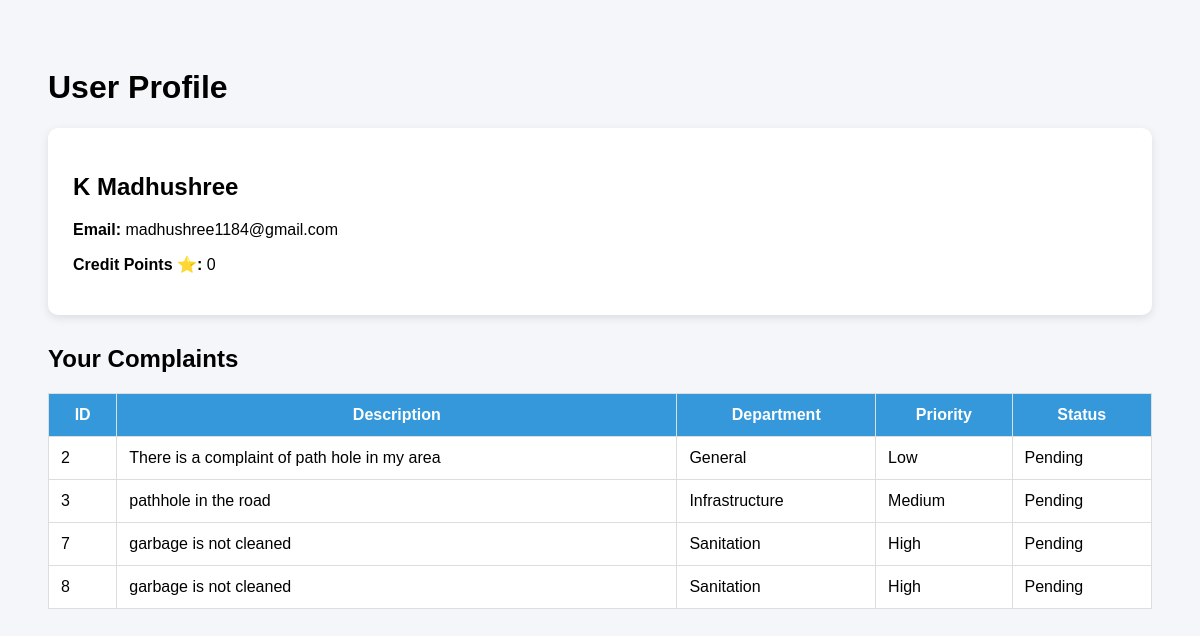
The page /profile (signed in) on the database its author committed.
### models.py (models this page shows)
class User(db.Model):
    id = db.Column(db.Integer, primary_key=True)
    name = db.Column(db.String(100))
    email = db.Column(db.String(100), unique=True)
    password = db.Column(db.String(100))
    credit_points = db.Column(db.Integer, default=0)

class Complaint(db.Model):
    id = db.Column(db.Integer, primary_key=True)
    user_id = db.Column(db.Integer)
    description = db.Column(db.Text)
    category = db.Column(db.String(100))
    department = db.Column(db.String(100))
    priority = db.Column(db.String(50))
    latitude = db.Column(db.String(50))
    longitude = db.Column(db.String(50))
    photo = db.Column(db.String(200))
    status = db.Column(db.String(50))

### app.py (the view)
@app.route("/profile")
def profile():
    if "user_id" not in session:
        return redirect("/login")
    user = User.query.get(session["user_id"])
    user_complaints = Complaint.query.filter_by(
        user_id=session["user_id"]
    ).all()
    return render_template(
        "profile.html",
        user=user,
        complaints=user_complaints
    )

### templates/profile.html (shortened to what this page needs)
<!DOCTYPE html>
<html>
<head>
</head>
<body>
<h1>User Profile</h1>
<div class="profile-card">
<h2>{{ user.name }}</h2>
<p><b>Email:</b> {{ user.email }}</p>
<p><b>Credit Points ⭐:</b> {{ user.credit_points }}</p>
</div>
<h2>Your Complaints</h2>
<table>
<tr>
<th>ID</th>
<th>Description</th>
<th>Department</th>
<th>Priority</th>
<th>Status</th>
</tr>
{% for c in complaints %}
<tr>
<td>{{ c.id }}</td>
<td>{{ c.description }}</td>
<td>{{ c.department }}</td>
<td>{{ c.priority }}</td>
<td>{{ c.status }}</td>
</tr>
{% endfor %}
</table>
</body>
</html>

### templates/profile.html (style rules this page uses)
body { font-family:Arial; background:#f4f6f9; padding:40px; }
.profile-card { background:white; padding:25px; border-radius:10px; box-shadow:0 3px 10px rgba(0,0,0,0.1); margin-bottom:30px; }
table { width:100%; border-collapse:collapse; background:white; }
th,td { padding:12px; border:1px solid #ddd; }
th { background:#3498db; color:white; }

### rows shown on the page
User: name "K Madhushree", email "madhushree1184@gmail.com", credit_points "0"
Complaint: id "2", description "There is a complaint of path hole in my area", department "General", priority "Low", status "Pending"
Complaint: id "3", description "pathhole in the road", department "Infrastructure", priority "Medium", status "Pending"
Complaint: id "7", description "garbage is not cleaned", department "Sanitation", priority "High", status "Pending"
Complaint: id "8", description "garbage is not cleaned", department "Sanitation", priority "High", status "Pending"
